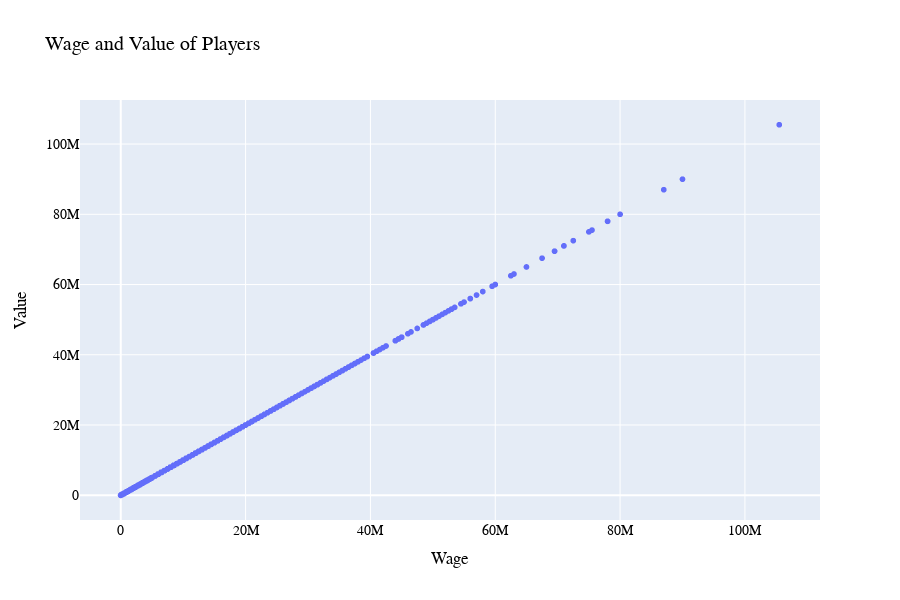

The notebook cell saved with this chart:
### Markdown cell above
- Create a scatter plot between 'Wage' and 'Value'

### Code cell
fig1= px.scatter(fifa,x="Wage",y="Value",
            title="Wage and Value of Players")


fig1.update_xaxes(title_text="Wage")    
fig1.update_yaxes(title_text="Value")
fig1.update_layout(width = 900,height = 600,font = dict(family = "Arial",size = 14 , color = "black"))
fig1.show()

### Figure 1 — Plotly figure (JSON) as saved in the notebook; plotly's stock layout.template omitted (floating-point values rounded to 4 significant figures; data arrays with more than 128 entries replaced by an {"elided": "..."} marker saying what was removed)
{"data": [{"hovertemplate": "Wage=%{x}<br>Value=%{y}<extra></extra>", "legendgroup": "", "marker": {"color": "#636efa", "symbol": "circle"}, "mode": "markers", "name": "", "showlegend": false, "type": "scattergl", "x": {"elided": "18978 float values"}, "xaxis": "x", "y": {"elided": "18978 float values"}, "yaxis": "y"}], "layout": {"font": {"color": "black", "family": "Arial", "size": 14}, "height": 600, "legend": {"tracegroupgap": 0}, "title": {"text": "Wage and Value of Players"}, "width": 900, "xaxis": {"anchor": "y", "domain": [0, 1], "title": {"text": "Wage"}}, "yaxis": {"anchor": "x", "domain": [0, 1], "title": {"text": "Value"}}}}
